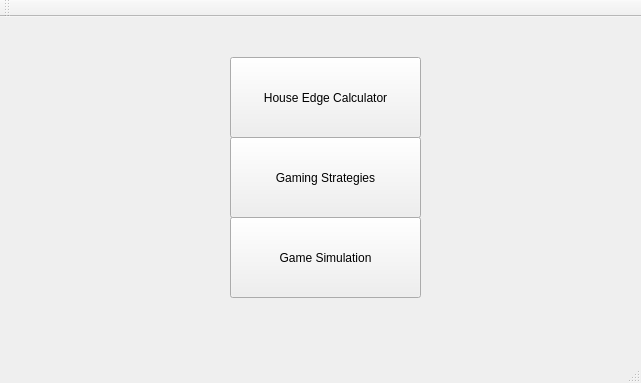
<?xml version="1.0" encoding="UTF-8"?>
<ui version="4.0">
 <class>MainWindow</class>
 <widget class="QMainWindow" name="MainWindow">
  <property name="geometry">
   <rect>
    <x>0</x>
    <y>0</y>
    <width>641</width>
    <height>383</height>
   </rect>
  </property>
  <property name="windowTitle">
   <string>MainWindow</string>
  </property>
  <widget class="QWidget" name="centralWidget">
   <widget class="QPushButton" name="houseEdge">
    <property name="geometry">
     <rect>
      <x>230</x>
      <y>40</y>
      <width>191</width>
      <height>81</height>
     </rect>
    </property>
    <property name="text">
     <string>House Edge Calculator</string>
    </property>
   </widget>
   <widget class="QPushButton" name="gameStrategies">
    <property name="geometry">
     <rect>
      <x>230</x>
      <y>200</y>
      <width>191</width>
      <height>81</height>
     </rect>
    </property>
    <property name="text">
     <string>Game Simulation</string>
    </property>
   </widget>
   <widget class="QPushButton" name="gameSim">
    <property name="geometry">
     <rect>
      <x>230</x>
      <y>120</y>
      <width>191</width>
      <height>81</height>
     </rect>
    </property>
    <property name="text">
     <string>Gaming Strategies</string>
    </property>
   </widget>
  </widget>
  <widget class="QMenuBar" name="menuBar">
   <property name="geometry">
    <rect>
     <x>0</x>
     <y>0</y>
     <width>641</width>
     <height>22</height>
    </rect>
   </property>
  </widget>
  <widget class="QToolBar" name="mainToolBar">
   <attribute name="toolBarArea">
    <enum>TopToolBarArea</enum>
   </attribute>
   <attribute name="toolBarBreak">
    <bool>false</bool>
   </attribute>
  </widget>
  <widget class="QStatusBar" name="statusBar"/>
 </widget>
 <layoutdefault spacing="6" margin="11"/>
 <resources/>
 <connections/>
</ui>
